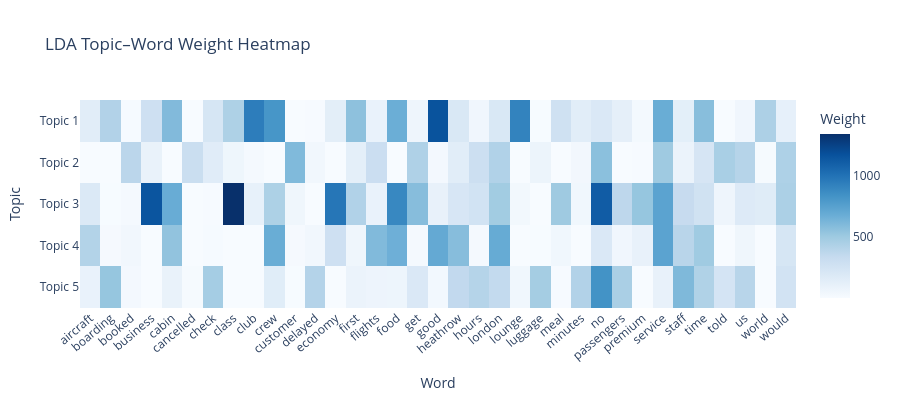

Notebook source saved alongside this figure:
### Code cell
# ── Heatmap: topic-word weight matrix ────────────────────────────────────────
# Shows how strongly each top word is associated with each topic

# Collect top words across all topics (union of top-10 per topic)
all_top_indices = set()
for topic_weights in lda.components_:
    all_top_indices.update(topic_weights.argsort()[-N_TOP_WORDS:])

all_top_indices = sorted(all_top_indices)
heatmap_words   = count_feature_names[all_top_indices]

# Extract the sub-matrix of weights for these words
heatmap_data = pd.DataFrame(
    lda.components_[:, all_top_indices],
    index=[f"Topic {i+1}" for i in range(N_TOPICS)],
    columns=heatmap_words,
)

fig = px.imshow(
    heatmap_data,
    color_continuous_scale="Blues",
    title="LDA Topic–Word Weight Heatmap",
    labels={"x": "Word", "y": "Topic", "color": "Weight"},
    aspect="auto",
)
fig.update_xaxes(tickangle=-40)
fig.update_layout(height=400)
fig.show()

### Figure 1 — Plotly figure (JSON) as saved in the notebook; plotly's stock layout.template omitted (floating-point values rounded to 4 significant figures; data arrays with more than 128 entries replaced by an {"elided": "..."} marker saying what was removed)
{"data": [{"coloraxis": "coloraxis", "hovertemplate": "Word: %{x}<br>Topic: %{y}<br>Weight: %{z}<extra></extra>", "name": "0", "type": "heatmap", "x": ["aircraft", "boarding", "booked", "business", "cabin", "cancelled", "check", "class", "club", "crew", "customer", "delayed", "economy", "first", "flights", "food", "get", "good", "heathrow", "hours", "london", "lounge", "luggage", "meal", "minutes", "no", "passengers", "premium", "service", "staff", "time", "told", "us", "world", "would"], "xaxis": "x", "y": ["Topic 1", "Topic 2", "Topic 3", "Topic 4", "Topic 5"], "yaxis": "y", "z": {"elided": "5x35 float values"}}], "layout": {"coloraxis": {"colorbar": {"title": {"text": "Weight"}}, "colorscale": [[0, "rgb(247,251,255)"], [0.125, "rgb(222,235,247)"], [0.25, "rgb(198,219,239)"], [0.375, "rgb(158,202,225)"], [0.5, "rgb(107,174,214)"], [0.625, "rgb(66,146,198)"], [0.75, "rgb(33,113,181)"], [0.875, "rgb(8,81,156)"], [1, "rgb(8,48,107)"]]}, "height": 400, "title": {"text": "LDA Topic–Word Weight Heatmap"}, "xaxis": {"anchor": "y", "domain": [0, 1], "tickangle": -40, "title": {"text": "Word"}}, "yaxis": {"anchor": "x", "autorange": "reversed", "domain": [0, 1], "title": {"text": "Topic"}}}}
